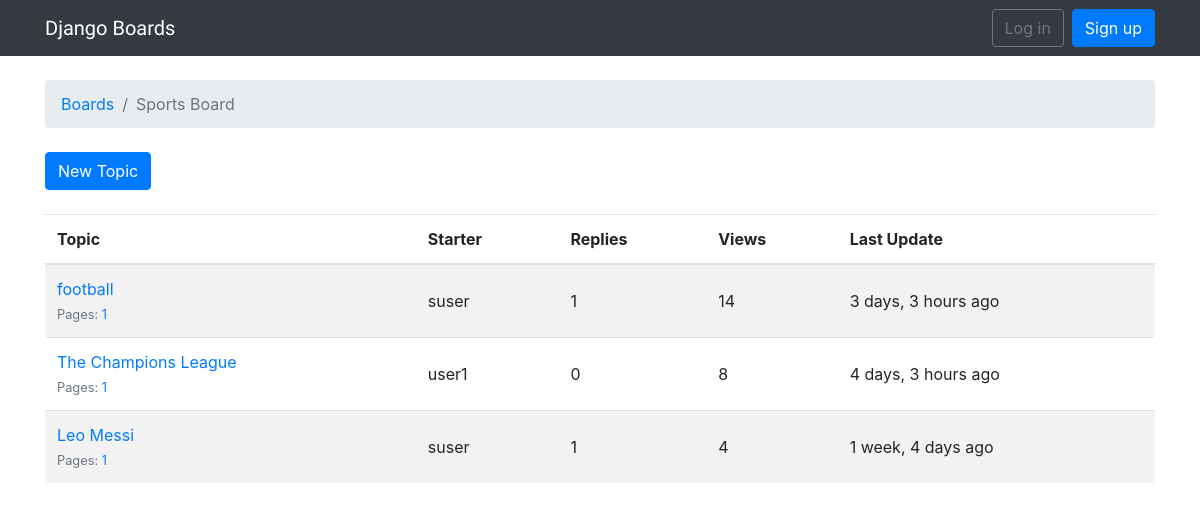
The app's page /boards/1/, older data.
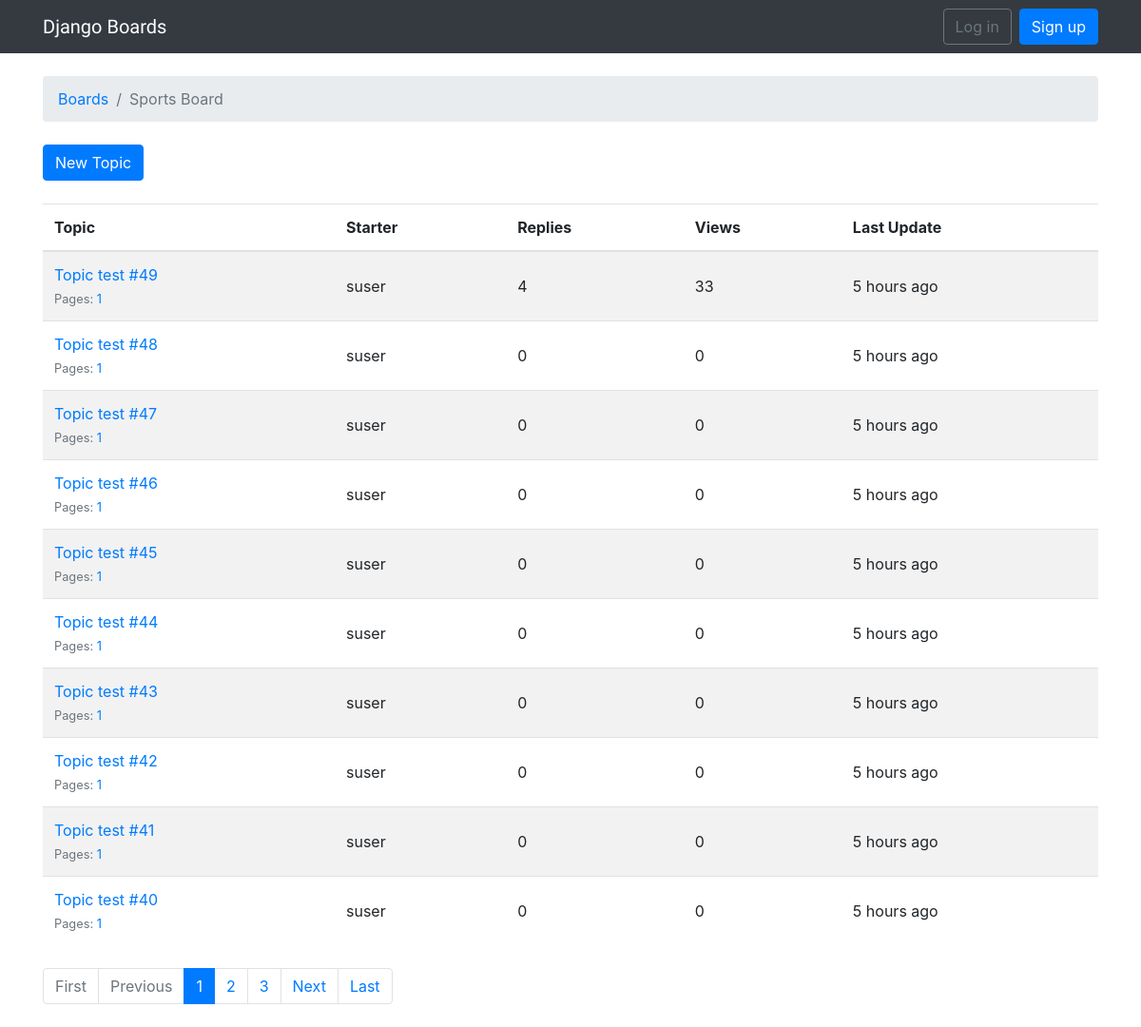
The same page, newer data.
### boards/models.py (models this page shows, shortened)
class Topic(models.Model):
    subject = models.CharField(max_length=30)
    last_update = models.DateTimeField(auto_now_add=True)
    board = models.ForeignKey('Board', related_name='topics', on_delete=models.CASCADE)
    starter = models.ForeignKey(User, related_name='topics', on_delete=models.CASCADE)
    views = models.PositiveIntegerField(default=0)
    def get_page_count(self):
        count = self.posts.count()
        pages = count / 10
        return math.ceil(pages)
    def has_many_pages(self, count=None):
        if count is None:
            count = self.get_page_count()
        return count > 6
    def get_page_range(self):
        count = self.get_page_count()
        if self.has_many_pages(count):
            return range(1, 5)
        return range(1, count + 1)

### boards/views.py (the view)
# urls.py: path('boards/<int:pk>/', views.TopicListView.as_view(), name='board_topics'),
class TopicListView(ListView):
    model = Topic
    context_object_name = 'topics'
    template_name = 'topics.html'
    paginate_by = 10
    def get_context_data(self, **kwargs):
        kwargs['board'] = self.board
        return super().get_context_data(**kwargs)
    def get_queryset(self):
        self.board = get_object_or_404(Board, pk=self.kwargs.get('pk'))
        queryset = self.board.topics.order_by('-last_update').annotate(replies=Count('posts') - 1)
        return queryset

### templates/topics.html (shortened to what this page needs)
{% extends 'base.html' %}
{% load humanize %}
{% block breadcrumb %}
  <li class="breadcrumb-item"><a href="{% url 'home' %}">Boards</a></li>
  <li class="breadcrumb-item active">{{ board.name }}</li>
{% endblock %}
{% block content %}
<div class="mb-4">
  <a href="{% url 'new_topic' board.pk %}" class="btn btn-primary">New Topic</a>
</div>
<table class="table table-striped mb-4">
  <thead class="thead-inverse">
    <tr>
      <th>Topic</th>
      <th>Starter</th>
      <th>Replies</th>
      <th>Views</th>
      <th>Last Update</th>
    </tr>
  </thead>
  <tbody>
    {% for topic in topics %}
    {% url 'topic_posts' board.pk topic.pk as topic_url %}
    <tr>
      <td>
        <p class="mb-0">
          <a href="{{ topic_url }}">{{ topic.subject }}</a>
        </p>
        <small class="text-muted">
          Pages:
          {% for i in topic.get_page_range %}
            <a href="{{ topic_url }}?page={{ i }}">{{ i }}</a>
          {% endfor %}
        </small>
      </td>
      <td class="align-middle">{{ topic.starter.username }}</td>
      <td class="align-middle">{{ topic.replies }}</td>
      <td class="align-middle">{{ topic.views }}</td>
      <td class="align-middle">{{ topic.last_update|naturaltime }}</td>
    </tr>
  {% endfor %}
    </tbody>
</table>
{% include 'includes/pagination.html' %}
{% endblock %}

Row changes from the older to the newer data that the page shows:
no longer on this page (row edited): Topic: subject "football", get_page_range "1", starter.username "suser", replies "1", views "14", last_update "3 days, 3 hours ago"
no longer on this page (row unchanged): Topic: subject "The Champions League", get_page_range "1", starter.username "user1", replies "0", views "8", last_update "4 days, 3 hours ago"
no longer on this page (row edited): Topic: subject "Leo Messi", get_page_range "1", starter.username "suser", replies "1", views "4", last_update "1 week, 4 days ago"
added Topic: subject "Topic test #49", get_page_range "1", starter.username "suser", replies "4", views "33", last_update "5 hours ago"
added Topic: subject "Topic test #48", get_page_range "1", starter.username "suser", replies "0", views "0", last_update "5 hours ago"
added Topic: subject "Topic test #47", get_page_range "1", starter.username "suser", replies "0", views "0", last_update "5 hours ago"
added Topic: subject "Topic test #46", get_page_range "1", starter.username "suser", replies "0", views "0", last_update "5 hours ago"
added Topic: subject "Topic test #45", get_page_range "1", starter.username "suser", replies "0", views "0", last_update "5 hours ago"
added Topic: subject "Topic test #44", get_page_range "1", starter.username "suser", replies "0", views "0", last_update "5 hours ago"
added Topic: subject "Topic test #43", get_page_range "1", starter.username "suser", replies "0", views "0", last_update "5 hours ago"
added Topic: subject "Topic test #42", get_page_range "1", starter.username "suser", replies "0", views "0", last_update "5 hours ago"
added Topic: subject "Topic test #41", get_page_range "1", starter.username "suser", replies "0", views "0", last_update "5 hours ago"
added Topic: subject "Topic test #40", get_page_range "1", starter.username "suser", replies "0", views "0", last_update "5 hours ago"
Text that changed along with them:
text now shown: "First Previous Next Last"
new list line: "1"
new list line: "2"
new list line: "3"
